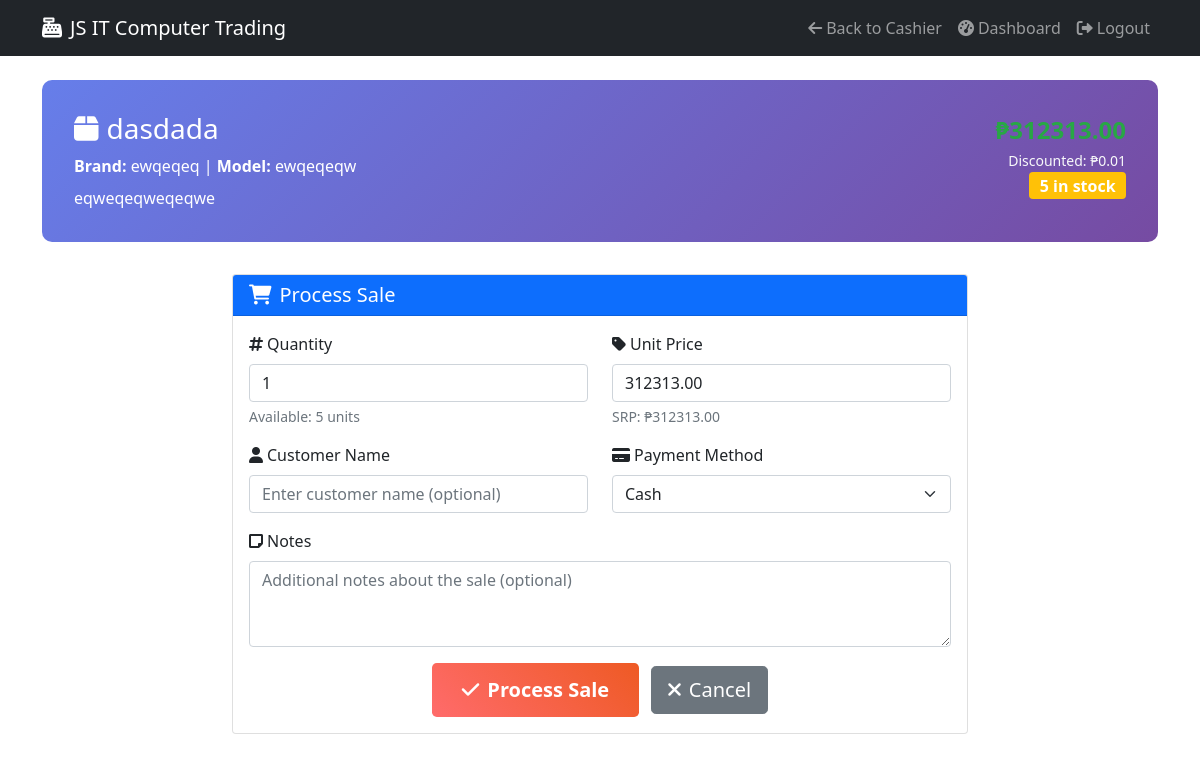
The page /cashier/sale/2/ (signed in) on the database as committed earlier.
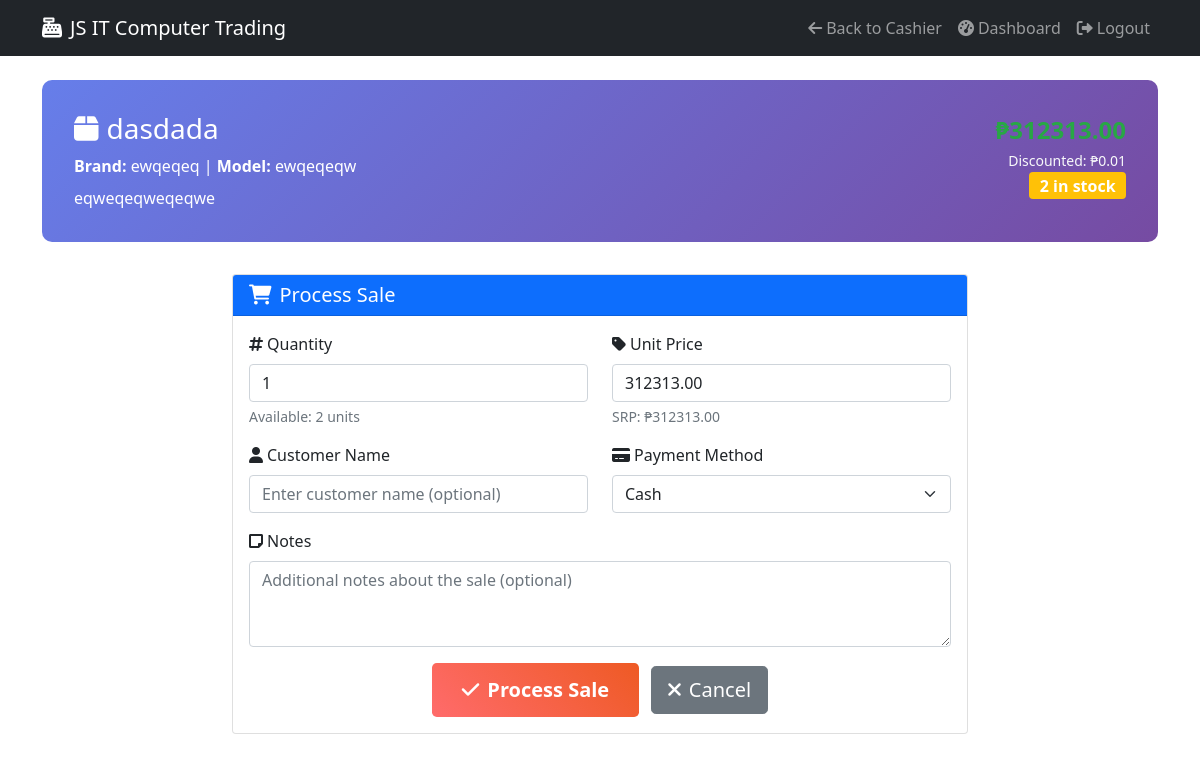
The same page on the database as committed later.
### backend/trading/models.py (models this page shows, shortened)
class Inventory(models.Model):
    item_name = models.CharField(max_length=200, verbose_name="Item Name")
    brand = models.CharField(max_length=100, verbose_name="Brand", default="Unknown")
    model = models.CharField(max_length=100, verbose_name="Model", default="Unknown")
    description = models.TextField(verbose_name="Item Description", blank=True, default="")
    unit_cost = models.DecimalField(
        max_digits=10,
        decimal_places=2,
        validators=[MinValueValidator(Decimal('0.01'))],
        verbose_name="Unit Cost",
        default=Decimal('0.01')
    )
    srp_price = models.DecimalField(
        max_digits=10,
        decimal_places=2,
        validators=[MinValueValidator(Decimal('0.01'))],
        verbose_name="SRP Price",
        default=Decimal('0.01')
    )
    discount_price = models.DecimalField(
        max_digits=10,
        decimal_places=2,
        validators=[MinValueValidator(Decimal('0.01'))],
        verbose_name="Discount Price",
        default=Decimal('0.01'),
        help_text="Discounted selling price"
    )
    quantity = models.PositiveIntegerField(
        default=0,
        validators=[MinValueValidator(0)],
        verbose_name="Quantity"
    )
    serial_number = models.CharField(
        max_length=100,
        unique=True,
        blank=True,
        null=True,
        verbose_name="Serial Number"
    )
    item_picture = models.ImageField(
        upload_to='inventory_images/',
        blank=True,
        null=True,
        verbose_name="Item Picture"
    )
    date_added = models.DateTimeField(auto_now_add=True, verbose_name="Date Added")
    last_updated = models.DateTimeField(auto_now=True, verbose_name="Last Updated")
    class Meta:
        verbose_name = "Inventory Item"
        verbose_name_plural = "Inventory Items"
        ordering = ['item_name']

### backend/trading/views.py (the view, shortened to what this page needs)
# urls.py: path('cashier/sale/<int:item_id>/', process_sale, name='process_sale'),
@login_required
def process_sale(request, item_id):
    item = get_object_or_404(Inventory, id=item_id)
    context = {
        'item': item,
        'session_timeout': settings.SESSION_TIMEOUT,
    }
    return render(request, 'process_sale.html', context)

### templates/process_sale.html (shortened to what the changed rows need)
<!DOCTYPE html>
<html lang="en">
<head>
    <link href="https://cdn.jsdelivr.net/npm/bootstrap@5.1.3/dist/css/bootstrap.min.css" rel="stylesheet">
    <link href="https://cdnjs.cloudflare.com/ajax/libs/font-awesome/6.0.0/css/all.min.css" rel="stylesheet">
</head>
<body>
    <div class="container mt-4">
        <div class="item-details">
            <div class="row">
                <div class="col-md-8">
                    <h3><i class="fas fa-box me-2"></i>{{ item.item_name }}</h3>
                    <p class="mb-2">
                        <strong>Brand:</strong> {{ item.brand }} |
                        <strong>Model:</strong> {{ item.model }}
                    </p>
                    {% if item.description %}
                        <p class="mb-0">{{ item.description }}</p>
                    {% endif %}
                </div>
                <div class="col-md-4 text-end">
                    <div class="price-display">₱{{ item.srp_price|floatformat:2 }}</div>
                    {% if item.discount_price != item.srp_price %}
                        <small class="text-light">Discounted: ₱{{ item.discount_price|floatformat:2 }}</small>
                    {% endif %}
                    <br>
                    <span class="badge {% if item.quantity <= 5 %}bg-warning{% else %}bg-success{% endif %} fs-6">
                        {{ item.quantity }} in stock
                    </span>
                </div>
            </div>
        </div>
        <div class="row">
            <div class="col-md-8 mx-auto">
                <div class="card">
                    <div class="card-body">
                        <form method="POST">
                            <div class="row">
                                <div class="col-md-6">
                                    <div class="mb-3">
                                        <label for="quantity" class="form-label">
                                            <i class="fas fa-hashtag me-1"></i>Quantity
                                        </label>
                                        <input type="number" class="form-control" id="quantity" name="quantity"
                                               value="1" min="1" max="{{ item.quantity }}" required>
                                        <div class="form-text">Available: {{ item.quantity }} units</div>
                                    </div>
                                </div>
                                <div class="col-md-6">
                                    <div class="mb-3">
                                        <label for="unit_price" class="form-label">
                                            <i class="fas fa-tag me-1"></i>Unit Price
                                        </label>
                                        <input type="number" class="form-control" id="unit_price" name="unit_price"
                                               value="{{ item.srp_price|floatformat:2 }}" step="0.01" min="0" required>
                                        <div class="form-text">SRP: ₱{{ item.srp_price|floatformat:2 }}</div>
                                    </div>
                                </div>
                            </div>
                        </form>
                    </div>
                </div>
            </div>
        </div>
    </div>
</body>
</html>

Rows that differ between the two databases and show on the page:
changed Inventory "dasdada": quantity "5" → "2"
